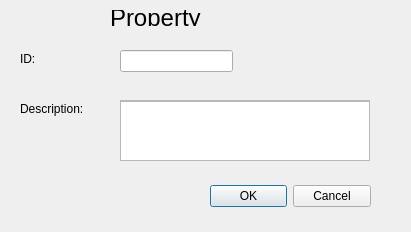
<?xml version="1.0" encoding="UTF-8"?>
<ui version="4.0">
 <class>land_area</class>
 <widget class="QDialog" name="land_area">
  <property name="geometry">
   <rect>
    <x>0</x>
    <y>0</y>
    <width>411</width>
    <height>232</height>
   </rect>
  </property>
  <property name="windowTitle">
   <string>Cultural Point Editing</string>
  </property>
  <property name="modal">
   <bool>false</bool>
  </property>
  <widget class="QDialogButtonBox" name="buttonBox">
   <property name="geometry">
    <rect>
     <x>210</x>
     <y>180</y>
     <width>161</width>
     <height>32</height>
    </rect>
   </property>
   <property name="orientation">
    <enum>Qt::Horizontal</enum>
   </property>
   <property name="standardButtons">
    <set>QDialogButtonBox::Cancel|QDialogButtonBox::Ok</set>
   </property>
  </widget>
  <widget class="QLabel" name="label_2">
   <property name="geometry">
    <rect>
     <x>20</x>
     <y>50</y>
     <width>91</width>
     <height>17</height>
    </rect>
   </property>
   <property name="text">
    <string>ID:</string>
   </property>
  </widget>
  <widget class="QLabel" name="label_3">
   <property name="geometry">
    <rect>
     <x>20</x>
     <y>100</y>
     <width>91</width>
     <height>17</height>
    </rect>
   </property>
   <property name="text">
    <string>Description:</string>
   </property>
  </widget>
  <widget class="QScrollArea" name="scrollArea">
   <property name="geometry">
    <rect>
     <x>120</x>
     <y>100</y>
     <width>250</width>
     <height>61</height>
    </rect>
   </property>
   <property name="widgetResizable">
    <bool>true</bool>
   </property>
   <widget class="QWidget" name="scrollAreaWidgetContents">
    <property name="geometry">
     <rect>
      <x>0</x>
      <y>0</y>
      <width>248</width>
      <height>59</height>
     </rect>
    </property>
    <widget class="QPlainTextEdit" name="description">
     <property name="geometry">
      <rect>
       <x>-1</x>
       <y>0</y>
       <width>250</width>
       <height>60</height>
      </rect>
     </property>
    </widget>
   </widget>
  </widget>
  <widget class="QLabel" name="label_4">
   <property name="geometry">
    <rect>
     <x>110</x>
     <y>10</y>
     <width>151</width>
     <height>16</height>
    </rect>
   </property>
   <property name="font">
    <font>
     <pointsize>18</pointsize>
    </font>
   </property>
   <property name="text">
    <string>Property</string>
   </property>
  </widget>
  <widget class="QLineEdit" name="landarea_id">
   <property name="geometry">
    <rect>
     <x>120</x>
     <y>50</y>
     <width>113</width>
     <height>22</height>
    </rect>
   </property>
   <property name="autoFillBackground">
    <bool>false</bool>
   </property>
   <property name="readOnly">
    <bool>true</bool>
   </property>
  </widget>
 </widget>
 <resources/>
 <connections>
  <connection>
   <sender>buttonBox</sender>
   <signal>accepted()</signal>
   <receiver>land_area</receiver>
   <slot>accept()</slot>
   <hints>
    <hint type="sourcelabel">
     <x>248</x>
     <y>254</y>
    </hint>
    <hint type="destinationlabel">
     <x>157</x>
     <y>274</y>
    </hint>
   </hints>
  </connection>
  <connection>
   <sender>buttonBox</sender>
   <signal>rejected()</signal>
   <receiver>land_area</receiver>
   <slot>reject()</slot>
   <hints>
    <hint type="sourcelabel">
     <x>316</x>
     <y>260</y>
    </hint>
    <hint type="destinationlabel">
     <x>286</x>
     <y>274</y>
    </hint>
   </hints>
  </connection>
 </connections>
</ui>
